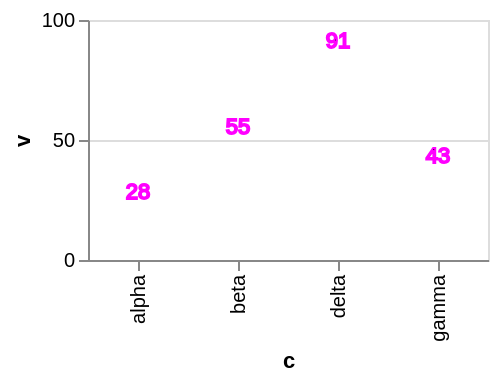

Write the Vega-Lite specification saved for this chart.
### Vega-Lite specification from a JSON file in a GitHub repository (floating-point values rounded to 4 significant figures)
{"$schema": "https://vega.github.io/schema/vega-lite/v6.json", "width": 200, "height": 120, "data": {"values": [{"c": "alpha", "v": 28, "w": 3, "t": "2024-01-07"}, {"c": "beta", "v": 55, "w": 7, "t": "2024-03-19"}, {"c": "gamma", "v": 43, "w": 5, "t": "2024-06-02"}, {"c": "delta", "v": 91, "w": 9, "t": "2024-09-11"}]}, "mark": "text", "encoding": {"x": {"field": "c", "type": "nominal"}, "y": {"field": "v", "type": "quantitative"}, "text": {"field": "v", "type": "quantitative"}}, "config": {"text": {"stroke": "magenta"}}}
